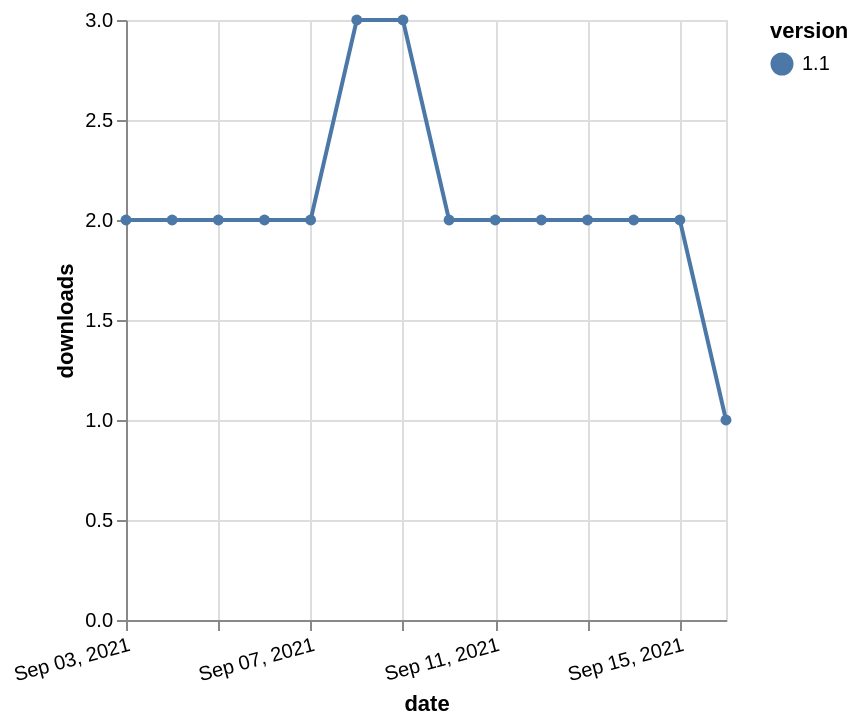

Describe this chart as a Vega-Lite specification.
### Vega-Lite specification from a JSON file in a GitHub repository (floating-point values rounded to 4 significant figures)
{"$schema": "https://vega.github.io/schema/vega-lite/v5.json", "description": "A simple bar chart with embedded data.", "data": {"values": [{"date": "2021-09-03", "total": 2571, "delta": 2, "version": "1.1"}, {"date": "2021-09-04", "total": 2573, "delta": 2, "version": "1.1"}, {"date": "2021-09-05", "total": 2575, "delta": 2, "version": "1.1"}, {"date": "2021-09-06", "total": 2577, "delta": 2, "version": "1.1"}, {"date": "2021-09-07", "total": 2579, "delta": 2, "version": "1.1"}, {"date": "2021-09-08", "total": 2582, "delta": 3, "version": "1.1"}, {"date": "2021-09-09", "total": 2585, "delta": 3, "version": "1.1"}, {"date": "2021-09-10", "total": 2587, "delta": 2, "version": "1.1"}, {"date": "2021-09-11", "total": 2589, "delta": 2, "version": "1.1"}, {"date": "2021-09-12", "total": 2591, "delta": 2, "version": "1.1"}, {"date": "2021-09-13", "total": 2593, "delta": 2, "version": "1.1"}, {"date": "2021-09-14", "total": 2595, "delta": 2, "version": "1.1"}, {"date": "2021-09-15", "total": 2597, "delta": 2, "version": "1.1"}, {"date": "2021-09-16", "total": 2598, "delta": 1, "version": "1.1"}]}, "width": "container", "mark": {"type": "line", "point": {"filled": true}}, "encoding": {"x": {"field": "date", "type": "temporal", "timeUnit": "yearmonthdate", "title": "date", "axis": {"labelAngle": -15}}, "y": {"field": "delta", "type": "quantitative", "title": "downloads"}, "color": {"field": "version", "type": "nominal"}, "tooltip": {"field": "delta"}}}
